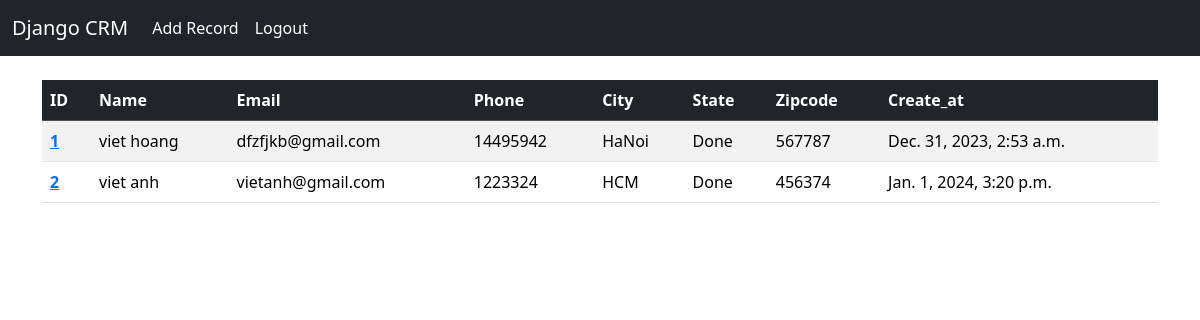
The app's page / (signed in), older data.
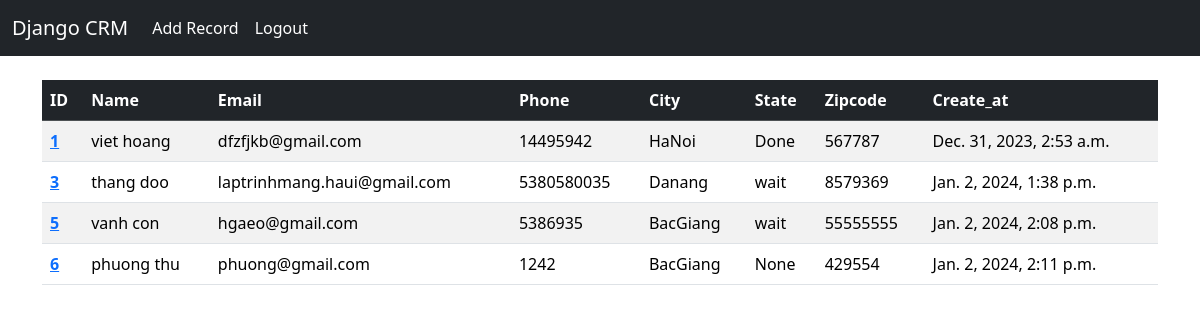
The same page, newer data.
### website/models.py (models this page shows, shortened)
class Record(models.Model):
    create_at = models.DateTimeField(auto_now_add = True)
    first_name = models.CharField(max_length = 100)
    last_name = models.CharField(max_length = 100)
    email = models.CharField(max_length = 150)
    phone = models.CharField(max_length = 12)
    city = models.CharField(max_length = 100)
    state = models.CharField(max_length = 30)
    Zipcode = models.CharField(max_length = 30)

### website/views.py (the view)
# urls.py: 2. Add a URL to urlpatterns:  path('', views.home, name='home')
def home(request):
    records = Record.objects.all()
    return render(request,'home.html',{'records':records})

### website/templates/home.html
{% extends 'base.html'%}
{% block context  %}
    {% if user.is_authenticated %}
        <table class="table table-striped">
            <thead class="table-dark">
              <tr>
                <th scope="col">ID</th>
                <th scope="col">Name</th>
                <th scope="col">Email</th>
                <th scope="col">Phone</th>
                <th scope="col">City</th>
                <th scope="col">State</th>
                <th scope="col">Zipcode</th>
                <th scope="col">Create_at</th>
              </tr>
            </thead>
            <tbody>
                {% if records %}
                    {% for record in records %}
                        <tr>
                            <th><a href="{% url 'record' record.id %}">{{record.id}}</a></th>
                            <td>{{record.first_name}} {{record.last_name}}</td>
                            <td>{{record.email}}</td>
                            <td>{{record.phone}}</td>
                            <td>{{record.city}}</td>
                            <td>{{record.state}}</td>
                            <td>{{record.Zipcode}}</td>
                            <td >{{record.create_at}}</td>
                        </tr>
                    {% endfor %}
                {% endif %}
            </tbody>
          </table>
    {% else %}
        <h1>Please login to use the website</h1>
    {% endif %}
{% endblock %}

### website/templates/base.html (shortened to what this page needs)
<!doctype html>
<html lang="en">
  <head>
    <link href="https://cdn.jsdelivr.net/npm/bootstrap@5.3.2/dist/css/bootstrap.min.css" rel="stylesheet">
  </head>
  <body>
    {% include 'header.html' %}
    <div class="container">
        <br>
        {% block context %}
        {% endblock%}
    </div>
  </body>
</html>

### website/templates/header.html (shortened to what this page needs)
<nav class="navbar navbar-expand-lg navbar-dark bg-dark">
    <div class="container-fluid">
      {% if user.is_authenticated %}
      <a class="navbar-brand" href="{% url 'home' %}">Django CRM</a>
      {% else %}
      <a class="navbar-brand" href='{% url "login" %}'>Django CRM</a>
      {% endif %}
      <div class="collapse navbar-collapse" id="navbarSupportedContent">
        <ul class="navbar-nav me-auto mb-2 mb-lg-0">
          {% if user.is_authenticated %}
          <li class="nav-item">
            <a class="nav-link active" aria-current="page" href="{% url 'add_record' %}">Add Record</a>
          </li>
          <li class="nav-item">
            <a class="nav-link active" aria-current="page" href="{% url 'logout' %}">Logout</a>
          </li>
          {% endif %}
        </ul>
      </div>
    </div>
  </nav>

Row changes from the older to the newer data that the page shows:
removed Record: id "2", first_name "viet", last_name "anh", email "vietanh@gmail.com", phone "1223324", city "HCM", state "Done", Zipcode "456374", create_at "Jan. 1, 2024, 3:20 p.m."
added Record: id "3", first_name "thang", last_name "doo", email "laptrinhmang.haui@gmail.com", phone "5380580035", city "Danang", state "wait", Zipcode "8579369", create_at "Jan. 2, 2024, 1:38 p.m."
added Record: id "5", first_name "vanh", last_name "con", email "hgaeo@gmail.com", phone "5386935", city "BacGiang", state "wait", Zipcode "55555555", create_at "Jan. 2, 2024, 2:08 p.m."
added Record: id "6", first_name "phuong", last_name "thu", email "phuong@gmail.com", phone "1242", city "BacGiang", state "None", Zipcode "429554", create_at "Jan. 2, 2024, 2:11 p.m."
